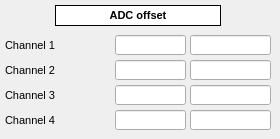
    <widget class="QWidget" name="tab_2">
     <attribute name="title">
      <string>Digital cond.</string>
     </attribute>
     <widget class="QLabel" name="label_46">
      <property name="geometry">
       <rect>
        <x>5</x>
        <y>85</y>
        <width>96</width>
        <height>20</height>
       </rect>
      </property>
      <property name="font">
       <font>
        <pointsize>8</pointsize>
       </font>
      </property>
      <property name="text">
       <string>Channel 3</string>
      </property>
      <property name="alignment">
       <set>Qt::AlignLeading|Qt::AlignLeft|Qt::AlignVCenter</set>
      </property>
     </widget>
     <widget class="caLineEdit" name="calineedit_15">
      <property name="geometry">
       <rect>
        <x>190</x>
        <y>60</y>
        <width>81</width>
        <height>20</height>
       </rect>
      </property>
      <property name="font">
       <font>
        <family>Sans Serif</family>
        <pointsize>10</pointsize>
       </font>
      </property>
      <property name="alignment">
       <set>Qt::AlignCenter</set>
      </property>
      <property name="readOnly">
       <bool>true</bool>
      </property>
      <property name="channel" stdset="0">
       <string notr="true">$(DEVICE):dsp:adc_offset:ch2_mon</string>
      </property>
      <property name="background">
       <color>
        <red>255</red>
        <green>255</green>
        <blue>255</blue>
       </color>
      </property>
      <property name="colorMode">
       <enum>caLineEdit::Static</enum>
      </property>
      <property name="frameLineWidth" stdset="0">
       <number>1</number>
      </property>
      <property name="fontScaleMode" stdset="0">
       <enum>caLineEdit::WidthAndHeight</enum>
      </property>
      <property name="unitsEnabled">
       <bool>true</bool>
      </property>
     </widget>
     <widget class="caLineEdit" name="calineedit_16">
      <property name="geometry">
       <rect>
        <x>190</x>
        <y>110</y>
        <width>81</width>
        <height>20</height>
       </rect>
      </property>
      <property name="font">
       <font>
        <family>Sans Serif</family>
        <pointsize>10</pointsize>
       </font>
      </property>
      <property name="alignment">
       <set>Qt::AlignCenter</set>
      </property>
      <property name="readOnly">
       <bool>true</bool>
      </property>
      <property name="channel" stdset="0">
       <string notr="true">$(DEVICE):dsp:adc_offset:ch4_mon</string>
      </property>
      <property name="background">
       <color>
        <red>255</red>
        <green>255</green>
        <blue>255</blue>
       </color>
      </property>
      <property name="colorMode">
       <enum>caLineEdit::Static</enum>
      </property>
      <property name="frameLineWidth" stdset="0">
       <number>1</number>
      </property>
      <property name="fontScaleMode" stdset="0">
       <enum>caLineEdit::WidthAndHeight</enum>
      </property>
      <property name="unitsEnabled">
       <bool>true</bool>
      </property>
     </widget>
     <widget class="caTextEntry" name="catextentry_19">
      <property name="geometry">
       <rect>
        <x>115</x>
        <y>85</y>
        <width>71</width>
        <height>20</height>
       </rect>
      </property>
      <property name="alignment">
       <set>Qt::AlignRight|Qt::AlignTrailing|Qt::AlignVCenter</set>
      </property>
      <property name="channel" stdset="0">
       <string notr="true">$(DEVICE):dsp:adc_offset:ch3_sp</string>
      </property>
      <property name="foreground">
       <color>
        <red>170</red>
        <green>0</green>
        <blue>0</blue>
       </color>
      </property>
      <property name="background">
       <color>
        <red>255</red>
        <green>255</green>
        <blue>127</blue>
       </color>
      </property>
      <property name="colorMode">
       <enum>caLineEdit::Static</enum>
      </property>
      <property name="limitsMode">
       <enum>caLineEdit::User</enum>
      </property>
      <property name="maxValue">
       <double>50000000.000000000000000</double>
      </property>
      <property name="minValue">
       <double>0.000000000000000</double>
      </property>
     </widget>
     <widget class="QLabel" name="label_47">
      <property name="geometry">
       <rect>
        <x>5</x>
        <y>60</y>
        <width>96</width>
        <height>20</height>
       </rect>
      </property>
      <property name="font">
       <font>
        <pointsize>8</pointsize>
       </font>
      </property>
      <property name="text">
       <string>Channel 2</string>
      </property>
      <property name="alignment">
       <set>Qt::AlignLeading|Qt::AlignLeft|Qt::AlignVCenter</set>
      </property>
     </widget>
     <widget class="caTextEntry" name="catextentry_20">
      <property name="geometry">
       <rect>
        <x>115</x>
        <y>110</y>
        <width>71</width>
        <height>20</height>
       </rect>
      </property>
      <property name="alignment">
       <set>Qt::AlignRight|Qt::AlignTrailing|Qt::AlignVCenter</set>
      </property>
      <property name="channel" stdset="0">
       <string notr="true">$(DEVICE):dsp:adc_offset:ch4_sp</string>
      </property>
      <property name="foreground">
       <color>
        <red>170</red>
        <green>0</green>
        <blue>0</blue>
       </color>
      </property>
      <property name="background">
       <color>
        <red>255</red>
        <green>255</green>
        <blue>127</blue>
       </color>
      </property>
      <property name="colorMode">
       <enum>caLineEdit::Static</enum>
      </property>
      <property name="limitsMode">
       <enum>caLineEdit::User</enum>
      </property>
      <property name="maxValue">
       <double>50000000.000000000000000</double>
      </property>
      <property name="minValue">
       <double>0.000000000000000</double>
      </property>
     </widget>
     <widget class="QLabel" name="label_24">
      <property name="geometry">
       <rect>
        <x>55</x>
        <y>5</y>
        <width>166</width>
        <height>21</height>
       </rect>
      </property>
      <property name="font">
       <font>
        <pointsize>8</pointsize>
        <weight>75</weight>
        <bold>true</bold>
       </font>
      </property>
      <property name="styleSheet">
       <string notr="true">background-color: rgb(255, 255, 255);</string>
      </property>
      <property name="frameShape">
       <enum>QFrame::Box</enum>
      </property>
      <property name="text">
       <string>ADC offset</string>
      </property>
      <property name="alignment">
       <set>Qt::AlignCenter</set>
      </property>
     </widget>
     <widget class="caLineEdit" name="calineedit_17">
      <property name="geometry">
       <rect>
        <x>190</x>
        <y>35</y>
        <width>81</width>
        <height>20</height>
       </rect>
      </property>
      <property name="font">
       <font>
        <family>Sans Serif</family>
        <pointsize>10</pointsize>
       </font>
      </property>
      <property name="alignment">
       <set>Qt::AlignCenter</set>
      </property>
      <property name="readOnly">
       <bool>true</bool>
      </property>
      <property name="channel" stdset="0">
       <string notr="true">$(DEVICE):dsp:adc_offset:ch1_mon</string>
      </property>
      <property name="background">
       <color>
        <red>255</red>
        <green>255</green>
        <blue>255</blue>
       </color>
      </property>
      <property name="colorMode">
       <enum>caLineEdit::Static</enum>
      </property>
      <property name="frameLineWidth" stdset="0">
       <number>1</number>
      </property>
      <property name="fontScaleMode" stdset="0">
       <enum>caLineEdit::WidthAndHeight</enum>
      </property>
      <property name="unitsEnabled">
       <bool>true</bool>
      </property>
     </widget>
     <widget class="QLabel" name="label_48">
      <property name="geometry">
       <rect>
        <x>5</x>
        <y>35</y>
        <width>96</width>
        <height>20</height>
       </rect>
      </property>
      <property name="font">
       <font>
        <pointsize>8</pointsize>
       </font>
      </property>
      <property name="text">
       <string>Channel 1</string>
      </property>
      <property name="alignment">
       <set>Qt::AlignLeading|Qt::AlignLeft|Qt::AlignVCenter</set>
      </property>
     </widget>
     <widget class="caTextEntry" name="catextentry_21">
      <property name="geometry">
       <rect>
        <x>115</x>
        <y>60</y>
        <width>71</width>
        <height>20</height>
       </rect>
      </property>
      <property name="alignment">
       <set>Qt::AlignRight|Qt::AlignTrailing|Qt::AlignVCenter</set>
      </property>
      <property name="channel" stdset="0">
       <string notr="true">$(DEVICE):dsp:adc_offset:ch2_sp</string>
      </property>
      <property name="foreground">
       <color>
        <red>170</red>
        <green>0</green>
        <blue>0</blue>
       </color>
      </property>
      <property name="background">
       <color>
        <red>255</red>
        <green>255</green>
        <blue>127</blue>
       </color>
      </property>
      <property name="colorMode">
       <enum>caLineEdit::Static</enum>
      </property>
      <property name="limitsMode">
       <enum>caLineEdit::User</enum>
      </property>
      <property name="maxValue">
       <double>50000000.000000000000000</double>
      </property>
      <property name="minValue">
       <double>0.000000000000000</double>
      </property>
     </widget>
     <widget class="caLineEdit" name="calineedit_18">
      <property name="geometry">
       <rect>
        <x>190</x>
        <y>85</y>
        <width>81</width>
        <height>20</height>
       </rect>
      </property>
      <property name="font">
       <font>
        <family>Sans Serif</family>
        <pointsize>10</pointsize>
       </font>
      </property>
      <property name="alignment">
       <set>Qt::AlignCenter</set>
      </property>
      <property name="readOnly">
       <bool>true</bool>
      </property>
      <property name="channel" stdset="0">
       <string notr="true">$(DEVICE):dsp:adc_offset:ch3_mon</string>
      </property>
      <property name="background">
       <color>
        <red>255</red>
        <green>255</green>
        <blue>255</blue>
       </color>
      </property>
      <property name="colorMode">
       <enum>caLineEdit::Static</enum>
      </property>
      <property name="frameLineWidth" stdset="0">
       <number>1</number>
      </property>
      <property name="fontScaleMode" stdset="0">
       <enum>caLineEdit::WidthAndHeight</enum>
      </property>
      <property name="unitsEnabled">
       <bool>true</bool>
      </property>
     </widget>
     <widget class="QLabel" name="label_49">
      <property name="geometry">
       <rect>
        <x>5</x>
        <y>110</y>
        <width>96</width>
        <height>20</height>
       </rect>
      </property>
      <property name="font">
       <font>
        <pointsize>8</pointsize>
       </font>
      </property>
      <property name="text">
       <string>Channel 4</string>
      </property>
      <property name="alignment">
       <set>Qt::AlignLeading|Qt::AlignLeft|Qt::AlignVCenter</set>
      </property>
     </widget>
     <widget class="caTextEntry" name="catextentry_22">
      <property name="geometry">
       <rect>
        <x>115</x>
        <y>35</y>
        <width>71</width>
        <height>20</height>
       </rect>
      </property>
      <property name="alignment">
       <set>Qt::AlignRight|Qt::AlignTrailing|Qt::AlignVCenter</set>
      </property>
      <property name="channel" stdset="0">
       <string notr="true">$(DEVICE):dsp:adc_offset:ch1_sp</string>
      </property>
      <property name="foreground">
       <color>
        <red>170</red>
        <green>0</green>
        <blue>0</blue>
       </color>
      </property>
      <property name="background">
       <color>
        <red>255</red>
        <green>255</green>
        <blue>127</blue>
       </color>
      </property>
      <property name="colorMode">
       <enum>caLineEdit::Static</enum>
      </property>
      <property name="limitsMode">
       <enum>caLineEdit::User</enum>
      </property>
      <property name="maxValue">
       <double>50000000.000000000000000</double>
      </property>
      <property name="minValue">
       <double>0.000000000000000</double>
      </property>
     </widget>
    </widget>
